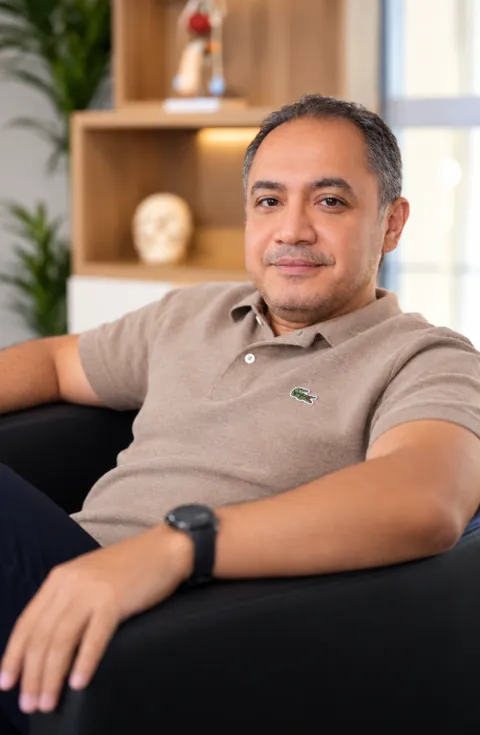
#> input picture clinic/prototype/img/doctor-480.webp, 480 x 735 px
$ python make-avatar.py
#> lines starting #> are read from the running program, lines starting #| are printed output that depends on the picture
#!/usr/bin/env python3
"""Generate the header avatar from the doctor's portrait.

    python3 tools/make-photo.py

Writes img/avatar-96.* and img/avatar-192.*. The face sits in the upper
third of the source, so the crop is anchored there rather than centred.
"""

import os

from PIL import Image

HERE = os.path.dirname(os.path.abspath(__file__))
PROTO = os.path.join(HERE, "..")
IMG = os.path.join(PROTO, "img")
SOURCE = os.path.join(PROTO, "img", "doctor-480.webp")

# Square window around the head, measured on the 480x735 derivative.
#
# Tuned by rendering candidates at the header's real 38px and looking at
# them: a 240px box clipped the crown of the head, a 240-300px box still
# left the head off-centre. This 280px window keeps the whole head with
# even margins, which is what reads at thumbnail size.
FACE_BOX = (155, 45, 435, 325)


def main():
    with Image.open(SOURCE) as im:
#> im is the input picture: PIL image 480x735 RGB; mean R, G, B 140.3, 114.7, 99.4
        im = im.convert("RGB")
        face = im.crop(FACE_BOX)
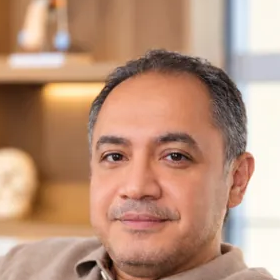
#> face: PIL image 280x280 RGB; mean R, G, B 186.6, 146.9, 123.6

        print(f"  وجه: {face.size[0]}x{face.size[1]} من {im.size[0]}x{im.size[1]}")
#|   وجه: 280x280 من 480x735

        for size in (96, 192):
            frame = face.resize((size, size), Image.LANCZOS)

            webp = os.path.join(IMG, f"avatar-{size}.webp")
            frame.save(webp, "WEBP", quality=86, method=6)

            jpg = os.path.join(IMG, f"avatar-{size}.jpg")
            frame.save(jpg, "JPEG", quality=88, optimize=True, progressive=True)

            print(
                f"  avatar-{size:<4} {size}x{size}  "
                f"webp {os.path.getsize(webp) / 1024:.1f} KB   "
                f"jpg {os.path.getsize(jpg) / 1024:.1f} KB"
            )
#> this loop made 2 passes
#> pass 1, in main, `frame = face.resize((size, size), Image.LANCZOS)`:
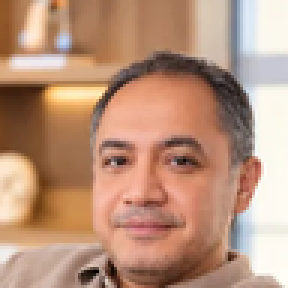
#> frame: PIL image 96x96 RGB (shown 3 times larger); mean R, G, B 186.6, 146.9, 123.6

    print("Done.")


if __name__ == "__main__":
    main()
